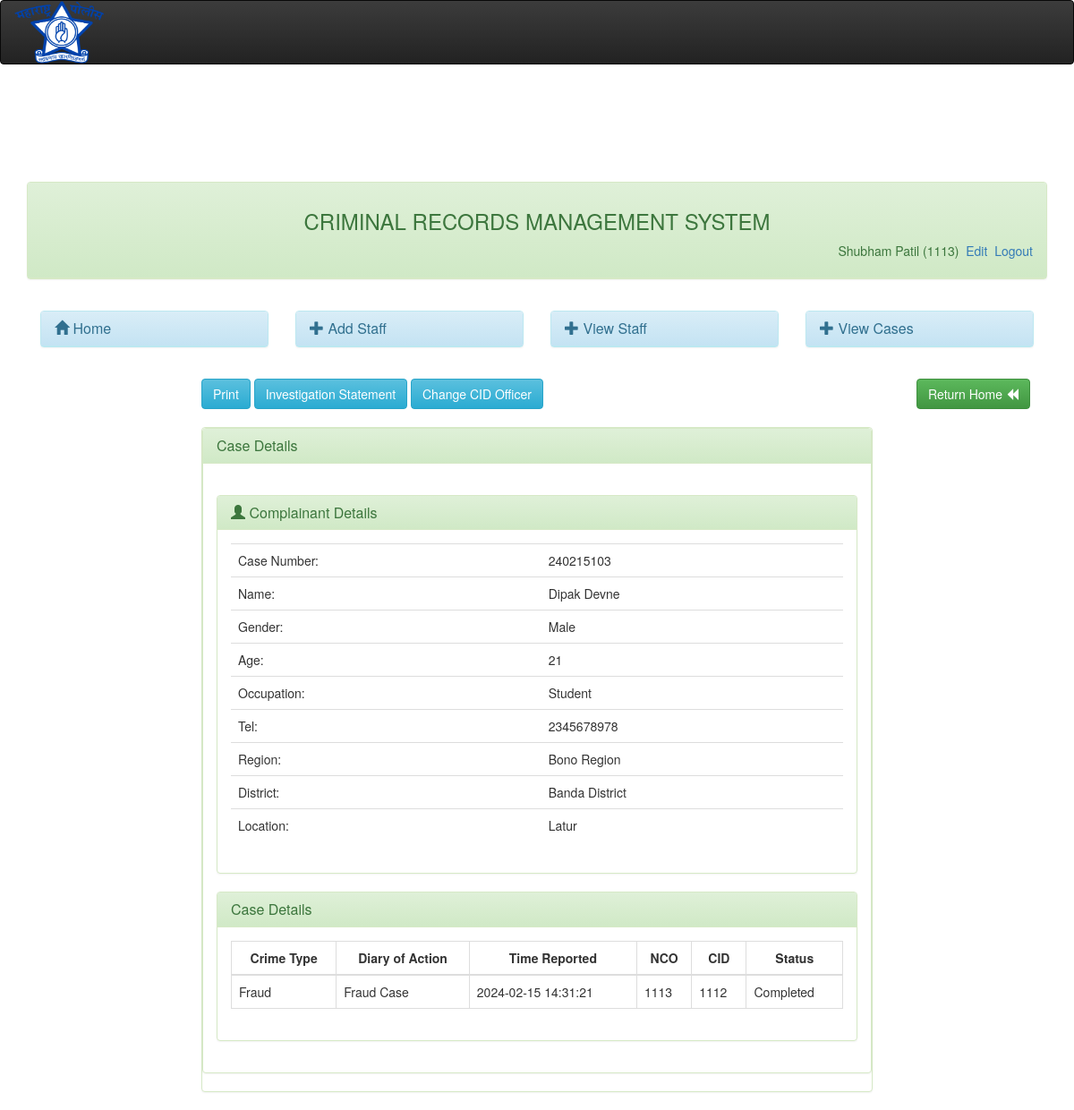
Page /admin/casedetails.php?id=240215103&status=Completed (signed in) on the committed database.
### tables this page shows
CREATE TABLE `userlogin` (
  `id` int(11) NOT NULL,
  `staffid` varchar(20) NOT NULL,
  `status` varchar(50) NOT NULL,
  `password` varchar(50) NOT NULL,
  `surname` varchar(50) NOT NULL,
  `othernames` varchar(50) NOT NULL
);

CREATE TABLE `complainant` (
  `case_id` varchar(20) NOT NULL,
  `comp_name` varchar(100) NOT NULL,
  `tel` varchar(10) NOT NULL,
  `occupation` varchar(20) NOT NULL,
  `region` varchar(50) NOT NULL,
  `district` varchar(100) NOT NULL,
  `loc` varchar(50) NOT NULL,
  `addrs` varchar(100) NOT NULL,
  `age` int(3) NOT NULL,
  `gender` varchar(6) NOT NULL,
  `date_added` timestamp NOT NULL DEFAULT current_timestamp() ON UPDATE current_timestamp()
);

CREATE TABLE `case_table` (
  `case_id` varchar(20) NOT NULL,
  `statement` varchar(200) NOT NULL,
  `caseid` int(11) NOT NULL,
  `date_added` datetime DEFAULT NULL,
  `staffid` varchar(30) NOT NULL,
  `case_type` varchar(50) NOT NULL,
  `status` varchar(50) NOT NULL,
  `cid` varchar(20) NOT NULL DEFAULT 'Not Yet',
  `complete_date` date NOT NULL,
  `diaryofaction` varchar(200) NOT NULL
);

### admin/session.php (called while the page is built, shortened)
<?php
$session_id=$_SESSION['staffid'];
?>

### admin/casedetails.php (the view, shortened to what this page needs)
<?php
$get_id = $_GET['id'];
$status = $_GET['status'];
require_once('dbconnect.php');
include('header.php');
?>
<div class="container-fluid">
    <div class="col-md-1"></div>
    <div class="col-md-10">
    </div>
</div>
<div class="container-fluid">
    <?php include('menubar.php') ?>
    <div class="col-md-2"></div>
    <div class="col-md-8">
        <a href="#" onClick="window_print()" class="btn btn-info" style="margin-bottom:20px"><i class="icon-print icon-large"></i> Print</a>
        <a href="investigation.php<?php echo '?edit='.$get_id; ?>"  class="btn btn-info" style="margin-bottom:20px"><i class="icon-print icon-large"></i> Investigation Statement</a>
        <a href="assigncase.php<?php echo '?caseid='.$get_id; ?>"  class="btn btn-info" style="margin-bottom:20px"><i class="icon-print icon-large"></i> <?php if($status=='' or $status=='Not Yet' ){echo 'Assign This Case to CID Officer';} else{echo 'Change CID Officer';}?></a>
        <div class="panel panel-success" id="outprint">
            <div class="panel panel-success">
                <div class="panel-heading">
                    <h3 class="panel-title">Case Details</h3>
                </div>
                <div class="panel-body">
                    <br />
                    <div class="panel panel-success">
                        <div class="panel-heading">
                            <h3 class="panel-title"> <span class="glyphicon glyphicon-user" aria-hidden="true"></span> Complainant Details</h3>
                        </div>
                        <div class="panel-body">
                            <?php
                            $query=mysqli_query($dbcon,"select * from complainant where case_id='$get_id'");
                            while($row = mysqli_fetch_array($query)){
                            ?>
                            <table class="table">
                                <tr>
                                    <td>Case Number:</td><td><?php echo $get_id?></td>
                                </tr>
                                <tr>
                                    <td>Name:</td><td><?php echo $row['comp_name']?></td>
                                </tr>
                                <tr>
                                    <td>Gender:</td><td><?php echo $row['gender']?></td>
                                </tr>
                                <tr>
                                    <td>Age:</td><td><?php echo $row['age']?></td>
                                </tr>
                                <tr>
                                    <td>Occupation:</td><td><?php echo $row['occupation']?></td>
                                </tr>
                                <tr>
                                    <td>Tel:</td><td><?php echo $row['tel']?></td>
                                </tr>
                                <tr>
                                    <td>Region:</td><td><?php echo $row['region']?></td>
                                </tr>
                                <tr>
                                    <td>District:</td><td><?php echo $row['district']?></td>
                                </tr>
                                <tr>
                                    <td>Location:</td><td><?php echo $row['loc']?></td>
                                </tr>
                            <?php
                            }
                            ?>
                            </table>
                        </div>
                    </div>
                    <div class="panel panel-success">
                        <div class="panel-heading">
                            <h3 class="panel-title">Case Details</h3>
                        </div>
                        <div class="panel-body">
                            <table id="myTable-party" class="table table-bordered table-hover" cellspacing="0" width="100%">
                                <thead>
                                    <tr>
                                        <th><center>Crime Type</center></th>
                                        <th><center>Diary of Action</center></th>
                                        <th><center>Time Reported</center></th>
                                        <th><center>NCO</center></th>
                                        <th><center>CID</center></th>
                                        <th><center>Status</center></th>
                                    </tr>
                                </thead>
                                <tbody>
                                    <?php
                                    $query=mysqli_query($dbcon,"select * from case_table where case_id='$get_id'");
                                    while($row = mysqli_fetch_array($query)){
                                    ?>
                                    <tr>
                                        <td><?php echo $row['case_type']?></td>
                                        <td><?php echo $row['diaryofaction']?></td>
                                        <td><?php echo $row['date_added']?></td>
                                        <td><?php echo $row['staffid']?></td>
                                        <td><?php echo $row['cid']?></td>
                                        <td><?php echo $row['status']?></td>
                                    </tr>
                                    <?php } ?>
                                </tbody>
                            </table>
                        </div>
                    </div>
                </div>
            </div>
        </div>
    </div>
    <center>
        <a href="caseview.php" class="btn btn-success">Return Home <span class="glyphicon glyphicon-backward" aria-hidden="true"></span></a>
    </center>
    <div class="col-md-2"></div>
</div>
</body>
</html>

### admin/header.php (shortened to what this page needs)
<!DOCTYPE html>
<html lang="">
<head>
    <link rel="stylesheet" type="text/css" href="../assets/css/bootstrap.min.css">
    <link rel="stylesheet" type="text/css" href="../assets/css/bootstrap-theme.min.css">
    <link href="../assets/css/simple-sidebar.css" rel="stylesheet">
    <link href="../assets/css/dataTables.bootstrap.min.css" rel="stylesheet">
</head>
<body>
<nav class="navbar navbar-inverse" style="color: white; margin-bottom: 130px;">
    <div class="container-fluid">
        <a class="" href="#">
            <img height="70px" width="100px" src="img/logo1.png" class="rounded">
        </a>
    </div>
</nav>
</body>
</html>

### admin/menubar.php
<div class="col-md-12">
    <div class="panel panel-success">
        <div class="panel-heading" style="padding-bottom: 40px;">
            <center><h3>CRIMINAL RECORDS MANAGEMENT SYSTEM</h3></center>
            <?php
            include('session.php');
            include('dbconnect.php');
            $query= mysqli_query($dbcon,"select * from userlogin where staffid = '$session_id'")or die(mysqli_error($dbcon));
            $row = mysqli_fetch_array($query);
            ?>
            <span class="pull-right">
                <?php echo $row['surname']." ". $row['othernames']." (" .$row['staffid'].")";  ?>
                <a href="profile.php"><i class="icon-signout icon-large"></i>&nbsp;Edit</a>
                <a href="logout.php"><i class="icon-signout icon-large"></i>&nbsp;Logout</a>
            </span>
        </div>
    </div>
    <div class="panel-body">
        <div class="row">
            <div class="col-md-3">
                <div class="panel panel-info">
                    <div class="panel-heading">
                        <h3 class="panel-title">
                            <a href="index.php">
                                <span class="glyphicon glyphicon-home" aria-hidden="true"></span> Home
                            </a>
                        </h3>
                    </div>
                </div>
            </div>
            <div class="col-md-3">
                <div class="panel panel-info">
                    <div class="panel-heading">
                        <h3 class="panel-title">
                            <a href="addstaff.php">
                                <span class="glyphicon glyphicon-plus" aria-hidden="true"></span> Add Staff
                            </a>
                        </h3>
                    </div>
                </div>
            </div>
            <div class="col-md-3">
                <div class="panel panel-info">
                    <div class="panel-heading">
                        <h3 class="panel-title">
                            <a href="user.php">
                                <span class="glyphicon glyphicon-plus" aria-hidden="true"></span> View Staff
                            </a>
                        </h3>
                    </div>
                </div>
            </div>
            <div class="col-md-3">
                <div class="panel panel-info">
                    <div class="panel-heading">
                        <h3 class="panel-title">
                            <a href="caseview.php">
                                <span class="glyphicon glyphicon-plus" aria-hidden="true"></span> View Cases
                            </a>
                        </h3>
                    </div>
                </div>
            </div>
        </div>
    </div>
</div>

### assets/css/simple-sidebar.css (style rules this page uses)
body { overflow-x: hidden; }

### rows in the picture
userlogin: surname "Shubham", othernames "Patil", staffid "1113"
complainant: comp_name "Dipak Devne", gender "Male", age "21", occupation "Student", tel "2345678978", region "Bono Region", district "Banda District", loc "Latur"
case_table: case_type "Fraud", diaryofaction "Fraud Case", date_added "2024-02-15 14:31:21", staffid "1113", cid "1112", status "Completed"
